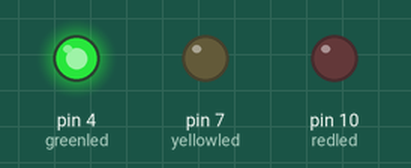
The sketch below on a simulated Arduino Uno, built with avr-gcc and run on an emulated ATmega328P. On the bench: output pins drawn as LEDs (lit = HIGH).

Above: at 1.0 s.
At 2.2 s:
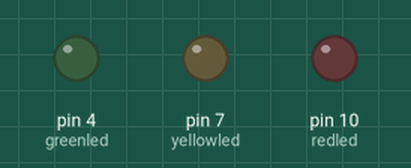
At 3.7 s:
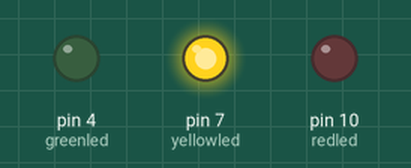
At 6.5 s:
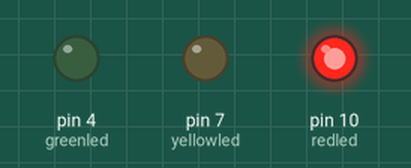
Timing chart, 0 to 10.4 s (numbered marks = the images above):
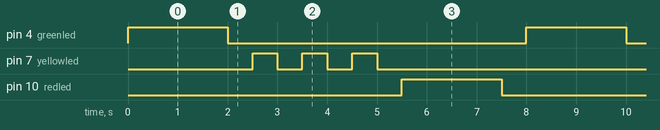

Measured:
- by itself, pin 4 (greenled), pin 10 (redled): alternates HIGH for 2.0 s and LOW for 6.0 s
- by itself, pin 7 (yellowled): repeats every 8.0 s: 2 × (LOW 0.50 s, HIGH 0.50 s), LOW 5.5 s, HIGH 0.50 s
- by itself, everything shown: repeats every 8.0 s, in 10 steps

The sketch:

e4-trafficlight.ino
```cpp
int redled = 10;
int yellowled = 7;
int greenled = 4;

void setup() {
  pinMode(redled, OUTPUT);
  pinMode(yellowled, OUTPUT);
  pinMode(greenled, OUTPUT);
}

void loop() {
  digitalWrite(greenled, HIGH);
  delay(2000);
  digitalWrite(greenled, LOW);
  for(int i = 0; i < 3; i++){
    delay(500);
    digitalWrite(yellowled, HIGH);
    delay(500);
    digitalWrite(yellowled, LOW);
  }
  delay(500);
  digitalWrite(redled, HIGH);
  delay(2000);
  digitalWrite(redled, LOW);
  delay(500);
}
```
